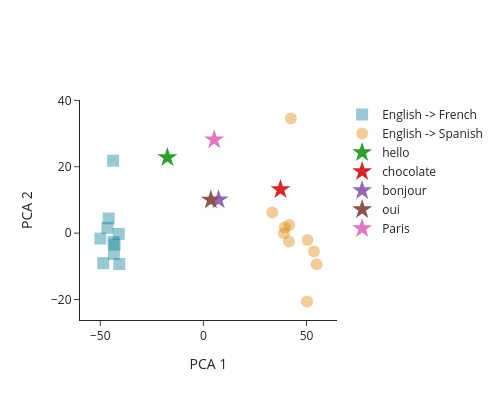

Notebook code cell kept with this figure:
### Markdown cell above
Come up with an English-to-Spanish prompt that our PCA analysis would incorrectly categorize as French. How do you know?

*Hint: What if we tried words that don't need translating?*

### Code cell
YOUR_PROMPT = "English: hello, Espanol:" # change the input!

# la pista dice usar palabras que no hace falta traducir. probé préstamos del francés
# (bonjour, oui, Paris...): acercan el punto al grupo francés pero no cruzan.
# "hello" sí cae del lado francés, así que comparo contra esos casos
candidates = [
    YOUR_PROMPT,
    "English: chocolate, Espanol:",
    "English: bonjour, Espanol:",
    "English: oui, Espanol:",
    "English: Paris, Espanol:",
]

# centro de cada cluster en PCA 1 (las primeras 10 son francés, las otras 10 español)
french_center = low_dim_activations[:10, 0].mean()
spanish_center = low_dim_activations[10:, 0].mean()
print(f"PCA 1 center -> French: {french_center:.1f} | Spanish: {spanish_center:.1f}")

for prompt in candidates:
  with torch.no_grad():
    with model.trace(prompt):
      # get activation at layer L & last token (:)
      activation = model.model.layers[LAYER].output[:, -1, :].save()

  activation_low_dim = pca.transform(activation.cpu().float().numpy())

  # a qué cluster queda más cerca en PCA 1
  pc1 = activation_low_dim[0, 0]
  closest = "French" if abs(pc1 - french_center) < abs(pc1 - spanish_center) else "Spanish"
  flag = "  <-- clasificado MAL como francés" if closest == "French" else ""
  print(f"{prompt!r}: PCA 1 = {pc1:.1f} -> {closest}{flag}")

  fig.add_trace(go.Scatter(
    x=activation_low_dim[:, 0],
    y=activation_low_dim[:, 1],
    mode='markers',
    marker=dict(symbol='star', size=15),
    name=prompt.split(',')[0].replace('English: ', ''),
    hovertext=prompt
  ))

fig.show()

# TERRON

### Figure 1 — Plotly figure (JSON) as saved in the notebook; plotly's stock layout.template omitted (floating-point values rounded to 4 significant figures)
{"data": [{"hovertext": ["English: dog, Francais:", "English: cat, Francais:", "English: mouse, Francais:", "English: fish, Francais:", "English: bird, Francais:", "English: turtle, Francais:", "English: monkey, Francais:", "English: bear, Francais:", "English: lion, Francais:", "English: penguin, Francais:"], "marker": {"color": "rgba(0, 124, 146, 0.4)", "size": 12, "symbol": "square"}, "mode": "markers", "name": "English -> French", "type": "scatter", "x": [-43.6, -45.94, -43.06, -43.41, -40.8, -46.54, -41.03, -48.57, -49.98, -43.8], "y": [-2.677, 4.432, -3.449, -6.285, -9.305, 1.602, -0.2415, -9.036, -1.645, 21.83]}, {"hovertext": ["English: dog, Espanol:", "English: cat, Espanol:", "English: mouse, Espanol:", "English: fish, Espanol:", "English: bird, Espanol:", "English: turtle, Espanol:", "English: monkey, Espanol:", "English: bear, Espanol:", "English: lion, Espanol:", "English: penguin, Espanol:"], "marker": {"color": "rgba(223, 131, 0, 0.4)", "size": 12, "symbol": "circle"}, "mode": "markers", "name": "English -> Spanish", "type": "scatter", "x": [50.47, 33.4, 41.63, 53.59, 54.93, 39.48, 39.07, 50.26, 41.48, 42.43], "y": [-2.088, 6.194, 2.467, -5.502, -9.356, 1.669, -0.01375, -20.6, -2.535, 34.54]}, {"hovertext": "English: hello, Espanol:", "marker": {"size": 15, "symbol": "star"}, "mode": "markers", "name": "hello", "type": "scatter", "x": [-17.47], "y": [22.78]}, {"hovertext": "English: chocolate, Espanol:", "marker": {"size": 15, "symbol": "star"}, "mode": "markers", "name": "chocolate", "type": "scatter", "x": [37.38], "y": [13.12]}, {"hovertext": "English: bonjour, Espanol:", "marker": {"size": 15, "symbol": "star"}, "mode": "markers", "name": "bonjour", "type": "scatter", "x": [7.361], "y": [10.03]}, {"hovertext": "English: oui, Espanol:", "marker": {"size": 15, "symbol": "star"}, "mode": "markers", "name": "oui", "type": "scatter", "x": [3.614], "y": [10.02]}, {"hovertext": "English: Paris, Espanol:", "marker": {"size": 15, "symbol": "star"}, "mode": "markers", "name": "Paris", "type": "scatter", "x": [5.244], "y": [28.15]}], "layout": {"height": 400, "width": 500, "xaxis": {"title": {"text": "PCA 1"}}, "yaxis": {"title": {"text": "PCA 2"}}}}
